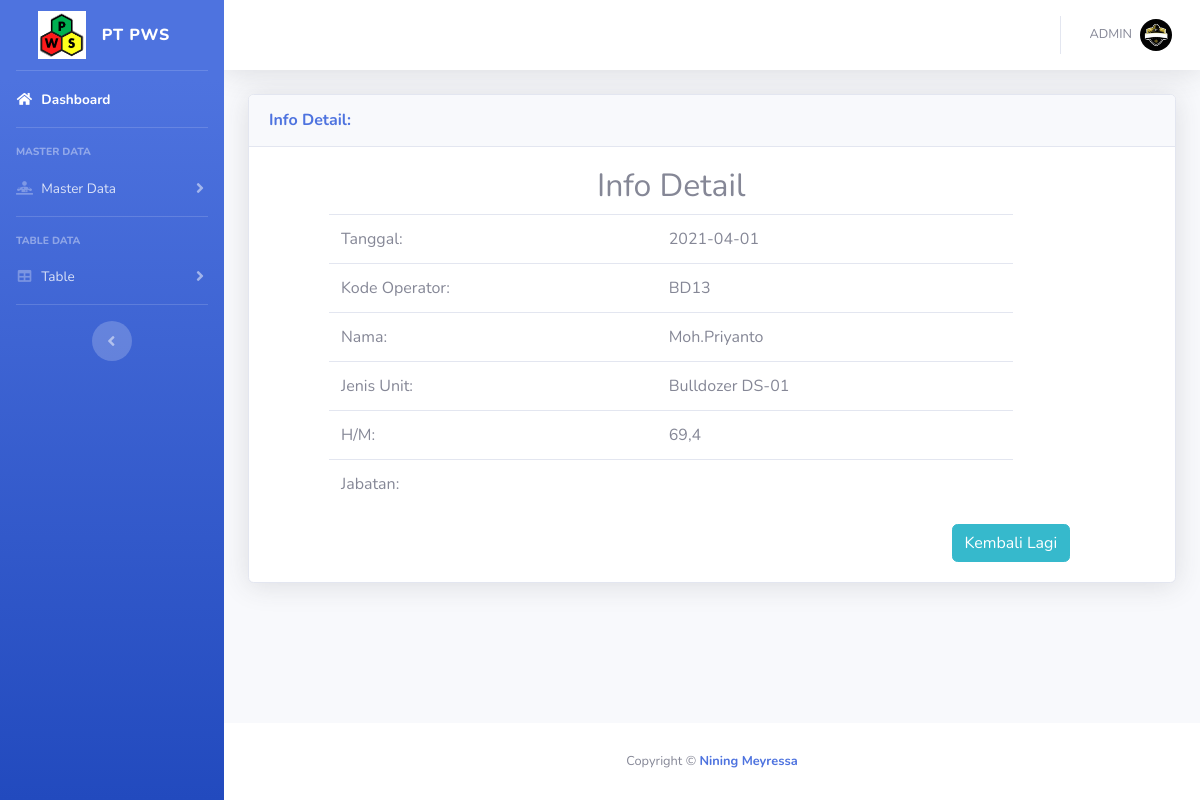
The page /admin/detail_operator.php?id=6 (signed in) on the database its author committed.
### tables this page shows
CREATE TABLE `users` (
  `id` int(11) NOT NULL,
  `username` varchar(222) NOT NULL,
  `password` varchar(222) NOT NULL,
  `nama` varchar(222) NOT NULL,
  `foto` varchar(222) NOT NULL,
  `role` varchar(222) NOT NULL
);

CREATE TABLE `operator` (
  `id` int(25) NOT NULL,
  `tanggal` date NOT NULL,
  `kode_operator` varchar(250) NOT NULL,
  `nama` varchar(250) NOT NULL,
  `nama_helper` varchar(250) NOT NULL,
  `jenis_unit` varchar(250) NOT NULL,
  `hm` varchar(250) NOT NULL,
  `role` varchar(50) NOT NULL
);

### config/koneksi.php (called while the page is built)
<?php
$conn = mysqli_connect('localhost', 'root', '', 'rekam_pws') or die($conn);
function user()
{
  global $conn;
  $sss = mysqli_query($conn, "select * from users where id = '" . $_SESSION['user'] . "'");
  return mysqli_fetch_array($sss);
}

### admin/detail_operator.php (the view, shortened to what this page needs)
<?php
include '../config/koneksi.php';
?>
<!DOCTYPE html>
<html lang="en">
<head>
  <link href="vendor/fontawesome-free/css/all.min.css" rel="stylesheet" type="text/css">
  <link href="css/sb-admin-2.min.css" rel="stylesheet">
</head>
<body id="page-top">
  <div id="wrapper">
    <ul class="navbar-nav bg-gradient-primary sidebar sidebar-dark accordion" id="accordionSidebar">
      <a class="sidebar-brand d-flex align-items-center justify-content-center" href="">
        <input type="image" src="img/pws_logo.png" alt="Submit" width="48" height="48">
        <div class="sidebar-brand-text mx-3">PT PWS</div>
      </a>
      <hr class="sidebar-divider my-0">
      <li class="nav-item active">
        <a class="nav-link" href="index.php">
          <i class="fas fa-fw fa-home"></i>
          <span>Dashboard</span></a>
      </li>
      <hr class="sidebar-divider">
      <div class="sidebar-heading">
        Master Data
      </div>
      <li class="nav-item">
        <a class="nav-link collapsed" href="#" data-toggle="collapse" data-target="#collapseTwo" aria-expanded="true" aria-controls="collapseTwo">
          <i class="fas fa-fw fa-diagnoses"></i>
          <span>Master Data</span>
        </a>
      </li>
      <hr class="sidebar-divider">
      <div class="sidebar-heading">
        Table Data
      </div>
      <li class="nav-item">
        <a class="nav-link collapsed" href="#" data-toggle="collapse" data-target="#collapsePages" aria-expanded="true" aria-controls="collapsePages">
          <i class="fas fa-fw fa-table"></i>
          <span>Table</span>
        </a>
      </li>
      <hr class="sidebar-divider">
      <div class="text-center d-none d-md-inline">
        <button class="rounded-circle border-0" id="sidebarToggle"></button>
      </div>
    </ul>
    <div id="content-wrapper" class="d-flex flex-column">
      <div id="content">
        <nav class="navbar navbar-expand navbar-light bg-white topbar mb-4 static-top shadow">
          <ul class="navbar-nav ml-auto">
            <?php
            $rrr = user();
            ?>
            <li class="nav-item dropdown no-arrow">
              <a class="nav-link dropdown-toggle" href="#" id="userDropdown" role="button" data-toggle="dropdown" aria-haspopup="true" aria-expanded="false">
                <span class="mr-2 d-none d-lg-inline text-gray-600 small"><?php echo $rrr['nama']; ?></span>
                <img class="img-profile rounded-circle" src=" img/<?php echo $rrr['foto'] ?>" alt="profile">
              </a>
            </li>
          </ul>
        </nav>
        <div class="container-fluid">
          <?php
          $id_brg = ($_GET['id']);
          $ggl = !$id_brg;
          if ($ggl) {
            echo "<div class='col-md-10 col-sm-12 col-xs-12 ml-5 mt-5'>";
            echo "<div class='alert alert-danger mt-4 ml-5' role='alert'>";
            echo "<p><center>Maaf Data Ini Tidak Tersedia</center></p>";
            echo   "</div>";
            echo "</div>";
          } else {
            $det = mysqli_query($conn, "select * from operator where id='$id_brg'") or die(mysql_error());
            while ($d = mysqli_fetch_array($det)) {
          ?>
              <div class="card shadow mb-4">
                <div class="card-header py-3 d-flex flex-row align-items-center justify-content-between">
                  <h6 class="m-0 font-weight-bold text-primary">Info Detail:</h6>
                </div>
                <div class="card-body">
                  <div class="row ml-5">
                    <div class="col-md-10 col-sm-12 col-xs-12">
                      <h2>
                        <center>Info Detail</center>
                      </h2>
                      <table class="table">
                        <tr>
                          <td>Tanggal:</td>
                          <td><?php echo $d['tanggal']; ?></td>
                        </tr>
                        <tr>
                          <td>Kode Operator:</td>
                          <td><?php echo $d['kode_operator']; ?></td>
                        </tr>
                        <tr>
                          <td>Nama:</td>
                          <td><?php echo $d['nama']; ?></td>
                        </tr>
                        <tr>
                          <td>Jenis Unit:</td>
                          <td><?php echo $d['jenis_unit']; ?></td>
                        </tr>
                        <tr>
                          <td>H/M:</td>
                          <td><?php echo $d['hm']; ?></td>
                        </tr>
                        <tr>
                          <td>Jabatan:</td>
                          <td><?php echo $d['jabatan']; ?></td>
                        </tr>
                      </table>
                    </div>
                  </div>
              <?php
            }
          }
              ?>
              <div class="row">
                <div class="col-md-9">
                </div>
                <div class="col-md-3">
                  <a href="tab_operator.php"><button type="button" class="btn btn-info">Kembali Lagi</button></a>
                </div>
              </div>
                </div>
              </div>
        </div>
      </div>
      <footer class="sticky-footer bg-white">
        <div class="container my-auto">
          <div class="copyright text-center my-auto">
            <span>Copyright &copy; <a href="https://www.instagram.com/niningmr/" style="text-decoration: none;"><b>Nining Meyressa</b></a></span>
          </div>
        </div>
      </footer>
    </div>
  </div>
</body>
</html>

### rows shown on the page
users: nama "ADMIN", foto (picture)
operator: tanggal "2021-04-01", kode_operator "BD13", nama "Moh.Priyanto", jenis_unit "Bulldozer DS-01", hm "69,4"
